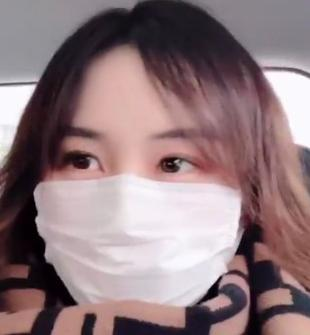
#> input picture have_mask/1004.jpg, 310 x 335 px, given in place of 1000.jpg, which was not available
$ python photo_caijian.py
#> lines starting #> are read from the running program, lines starting #| are printed output that depends on the picture
#修改正样本像素
import pandas as pd
import cv2
for n in range(1000,1606):#代表正数据集中开始和结束照片的数字
    path='D:\\facemask\\mask\\have_mask\\'+str(n)+'.jpg'
    # 读取图片
    img = cv2.imread(path)
#> img is the input picture: shape (335, 310, 3); mean B, G, R 124.8, 121, 142.9
    img=cv2.resize(img,(20,20)) #修改样本像素为20x20
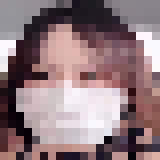
#> img: shape (20, 20, 3) (shown 8 times larger); mean B, G, R 124.3, 120.6, 142.6
    cv2.imwrite('D:\\facemask\\mask\\have_mask\\' + str(n) + '.jpg', img)
    n += 1
#> pass 2 of the loop `for n in range(1000,1606):#代表正数据集中开始和结束照片的数字`:
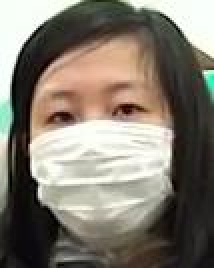
#> input picture have_mask/1017.jpg, 107 x 134 px, given in place of 1001.jpg, which was not available (shown 2 times larger)
#> img is the input picture: shape (134, 107, 3); mean B, G, R 111.2, 122.6, 129.7
#> `img=cv2.resize(img,(20,20))`:
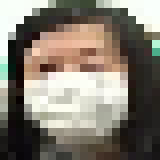
#> img: shape (20, 20, 3) (shown 8 times larger); mean B, G, R 112.2, 123.5, 130.7
#> (the run stopped early here; a loop or call above may not have finished)
